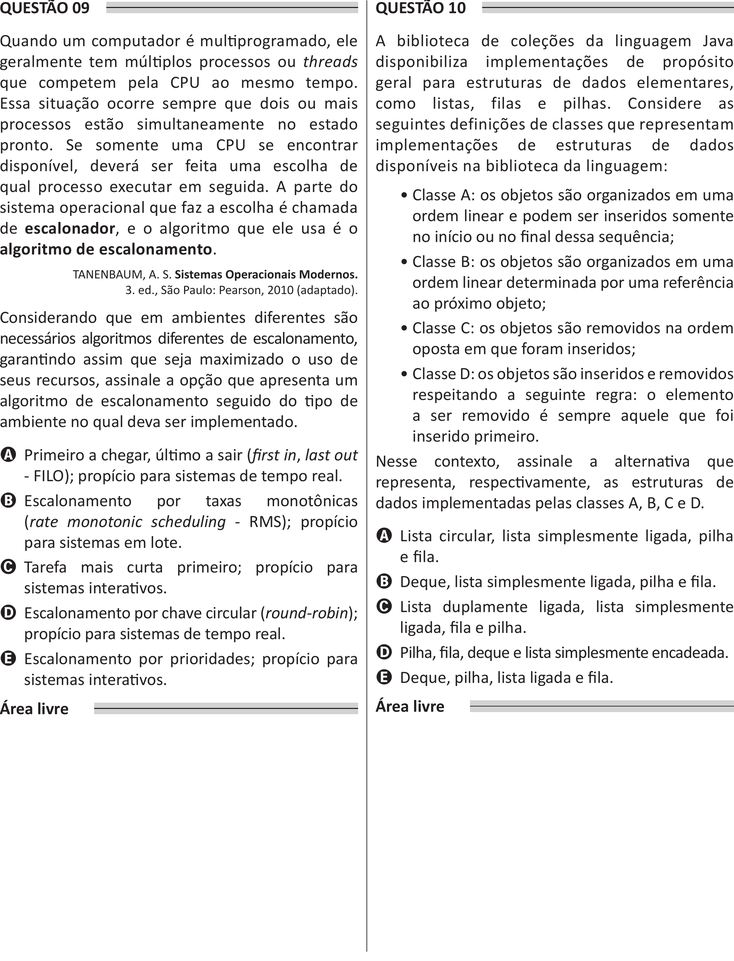
#> input picture Passo4_UnirVerticalmente/Passo4-2_Colunas/ImagensColunas/pagina_019.png, 734 x 961 px, shrunk from 2113 x 2768 before the run; its folder holds only this picture in this run
$ python recorta-ao-meio.py
#> lines starting #> are read from the running program, lines starting #| are printed output that depends on the picture
from PIL import Image
import os
import sys

def cortar_imagens_ao_meio(pasta_entrada, pasta_saida):
    """
    Corta cada imagem PNG ao meio verticalmente

    Args:
        pasta_entrada: Pasta com as imagens originais
        pasta_saida: Pasta para salvar as imagens cortadas
    """
#> called with pasta_entrada = 'ImagensColunas', pasta_saida = 'Recortadas'

    total_imagens = 0
    imagens_processadas = 0
    erros = 0

    print(f"Processando imagens de: {os.path.abspath(pasta_entrada)}")
    print(f"Salvando em: {os.path.abspath(pasta_saida)}")
    print("-" * 60)

    for pasta_raiz, pastas, arquivos in os.walk(pasta_entrada):
        for arquivo in arquivos:
            if arquivo.lower().endswith('.png'):
                caminho_entrada = os.path.join(pasta_raiz, arquivo)
                total_imagens += 1

                relativo_path = os.path.relpath(pasta_raiz, pasta_entrada)
                pasta_destino = os.path.join(pasta_saida, relativo_path)

                if not os.path.exists(pasta_destino):
                    os.makedirs(pasta_destino)

                try:
                    with Image.open(caminho_entrada) as img:
#> img is the input picture: PIL image 734x961 RGB; mean R, G, B 235.7, 235.3, 235.4
                        largura, altura = img.size
#> largura = 734; altura = 961

                        ponto_meio = largura // 2
#> ponto_meio = 367

                        esquerda = img.crop((0, 0, ponto_meio, altura))
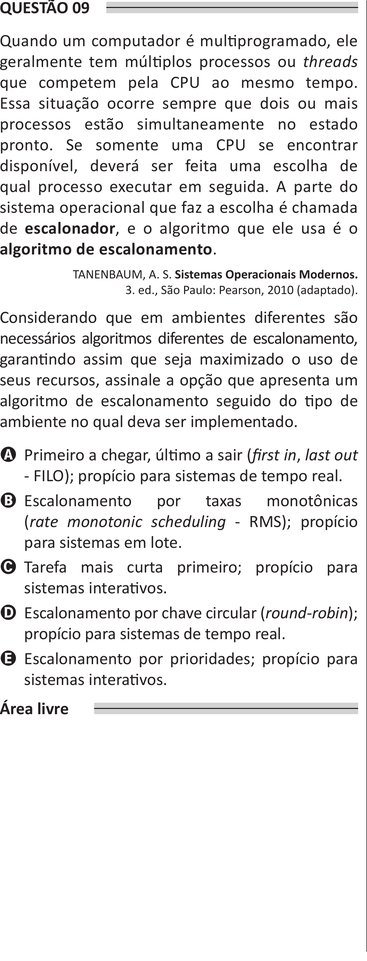
#> esquerda: PIL image 367x961 RGB; mean R, G, B 234.7, 234.3, 234.4
                        direita = img.crop((ponto_meio, 0, largura, altura))
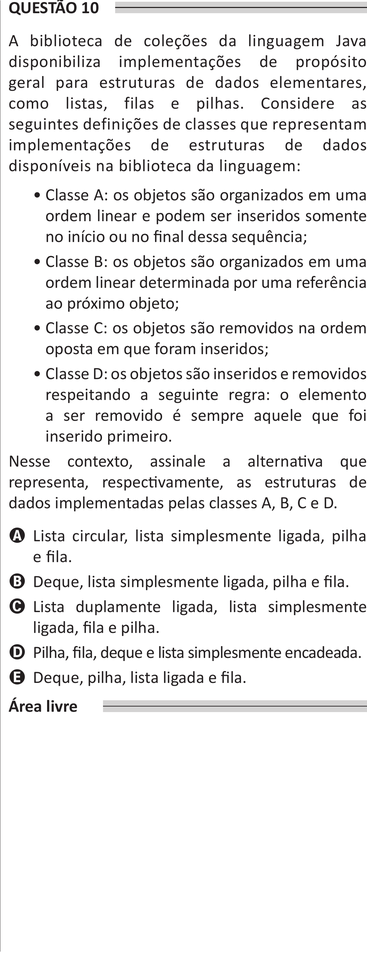
#> direita: PIL image 367x961 RGB; mean R, G, B 236.7, 236.3, 236.4

                        nome_base = arquivo.replace('.png', '')

                        caminho_esquerda = os.path.join(pasta_destino, f"{nome_base}_esquerda.png")
                        caminho_direita = os.path.join(pasta_destino, f"{nome_base}_direita.png")

                        esquerda.save(caminho_esquerda)
                        direita.save(caminho_direita)

                        imagens_processadas += 1
                        print(f"✓ {arquivo} - {largura}x{altura} → Esquerda: {ponto_meio}x{altura}, Direita: {largura - ponto_meio}x{altura}")
#| ✓ pagina_019.png - 734x961 → Esquerda: 367x961, Direita: 367x961

                except Exception as e:
                    erros += 1
                    print(f"✗ ERRO ao processar {arquivo}: {e}")

    print("\n" + "=" * 60)
    print("RELATÓRIO DE CORTE AO MEIO")
    print("=" * 60)
    print(f"Imagens encontradas: {total_imagens}")
    print(f"Imagens processadas: {imagens_processadas}")
    print(f"Total de metades geradas: {imagens_processadas * 2}")
    print(f"Erros: {erros}")

    if total_imagens == 0:
        print("\n⚠  Nenhuma imagem PNG encontrada!")
    elif erros == 0:
        print("\n🎉 Todas as imagens foram cortadas com sucesso!")
    else:
        print(f"\n⚠  {erros} imagem(ns) tiveram erro no processamento.")

def main():
    pasta_entrada = "ImagensColunas"
    pasta_saida = "Recortadas"

    if not os.path.exists(pasta_entrada):
        print(f"❌ Pasta de entrada '{pasta_entrada}' não encontrada!")
        print("   Execute primeiro o passo de remoção de bordas")
        sys.exit(1)

    if not os.path.exists(pasta_saida):
        os.makedirs(pasta_saida)

    print("✂️  Iniciando corte das imagens ao meio...")
    print("=" * 60)

    cortar_imagens_ao_meio(pasta_entrada, pasta_saida)

    print("\n✅ Corte ao meio finalizado!")

if __name__ == "__main__":
    main()
